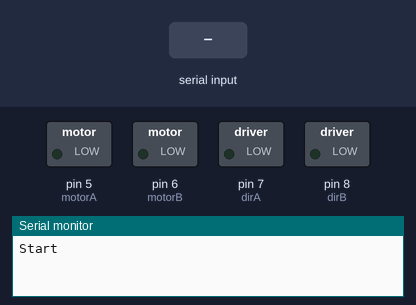
Bench run of a sketch on a simulated Arduino Uno, built with avr-gcc and run on an emulated ATmega328P. On the bench: switched loads named in the sketch (green lamp = pin HIGH), the last lines printed to the serial monitor. Inputs (shaded band) come from the test bench.

Above: at 1.2 s.
1.3 s: "<u>" received over Serial
At 2.35 s:
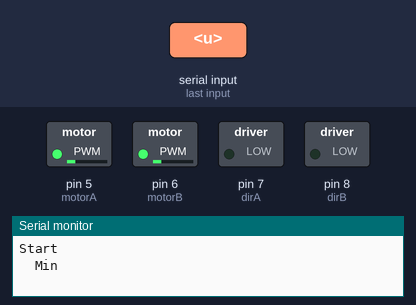
4.3 s: byte 49 ('1') received over Serial
At 5.1 s:
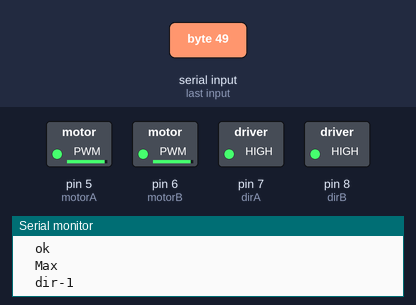
5.8 s: "<o>" received over Serial
7.3 s: byte 50 ('2') received over Serial
At 7.7 s:
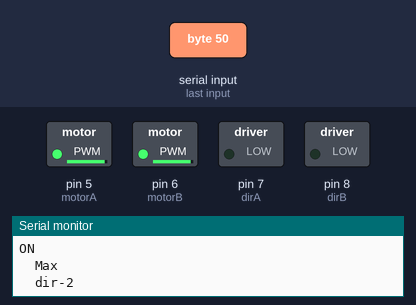
8.8 s: "f" received over Serial
At 10.0 s:
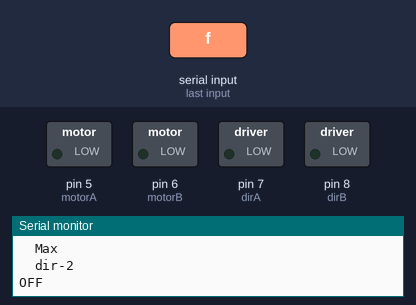
10.3 s: byte 49 ('1') received over Serial
At 11.2 s:
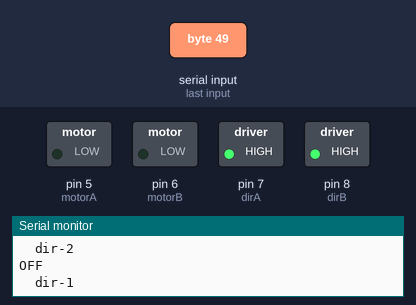
Timing chart, 0 to 12.8 s (numbered marks = the images above; inputs shaded):
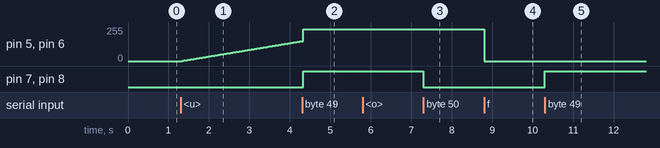

Measured:
- after the input at 1.3 s, pin 5 (motorA), pin 6 (motorB): moves from 0/255 to 149/255 over 3.0 s, starting at once
- after the input at 4.3 s, pin 7 (dirA), pin 8 (dirB): LOW → HIGH at once
- after the input at 7.3 s, pin 7 (dirA), pin 8 (dirB): HIGH → LOW at once
- after the input at 8.8 s, pin 5 (motorA), pin 6 (motorB): 240/255 → 0/255 at once
- after the input at 10.3 s, pin 7 (dirA), pin 8 (dirB): LOW → HIGH at once

The sketch:

teste_shield.ino
```cpp
/*
      RoboCore - Motor Driver 2x2A example
                    (01/07/2015)

  Written by FranÃ§ois.

  Example of how to use the Motor Driver 2x2A.
  Open a Serial Monitor and enter the comands:
    - u : for PWM 0 to 255
    - d : for PWM 255 to 0
    - o : for ON
    - f : for OFF
    - 1 : for Direction 1
    - 2 : for Direction 2

*/

const int motorA = 5;
const int motorB = 6;
const int dirA = 7;
const int dirB = 8;

byte b;

// ------------------------------------------------

void setup(){
  Serial.begin(9600);
  Serial.println("Start");

  pinMode(motorA, OUTPUT);
  pinMode(motorB, OUTPUT);
  pinMode(dirA, OUTPUT);
  pinMode(dirB, OUTPUT);
}

// ------------------------------------------------

void loop(){

  if(Serial.available()){
    b = Serial.read();

    switch(b){
      // PWM Up
      case 'u':
        for(int i=0 ; i <= 150 ; i++){
          analogWrite(motorA, i);
          analogWrite(motorB, i);
          delay(20);
        }
        Serial.println("\tok");
        break;

      // PWM Down
      case 'd':
        for(int i=150 ; i >= 0 ; i--){
          analogWrite(motorA, i);
          analogWrite(motorB, i);
          delay(20);
        }
        Serial.println("\tok");
        break;


      // On
      case 'o':
        digitalWrite(motorA, HIGH);
        digitalWrite(motorB, HIGH);
        Serial.println("ON");
        break;

      // Off
      case 'f':
        digitalWrite(motorA, LOW);
        digitalWrite(motorB, LOW);
        Serial.println("OFF");
        break;


      // Dir-1
      case '1':
        digitalWrite(dirA, HIGH);
        digitalWrite(dirB, HIGH);
        Serial.println("\tdir-1");
        break;

      // Dir-2
      case '2':
        digitalWrite(dirA, LOW);
        digitalWrite(dirB, LOW);
        Serial.println("\tdir-2");
        break;


      // PWM Max
      case '>':
          analogWrite(motorA, 240);
          analogWrite(motorB, 240);
        Serial.println("\tMax");
        break;

      // PWM Min
      case '<':
          analogWrite(motorA, 20);
          analogWrite(motorB, 20);
        Serial.println("\tMin");
        break;

      default:
        Serial.println("nothing");
        break;
    }
  }

}

// ------------------------------------------------
```
